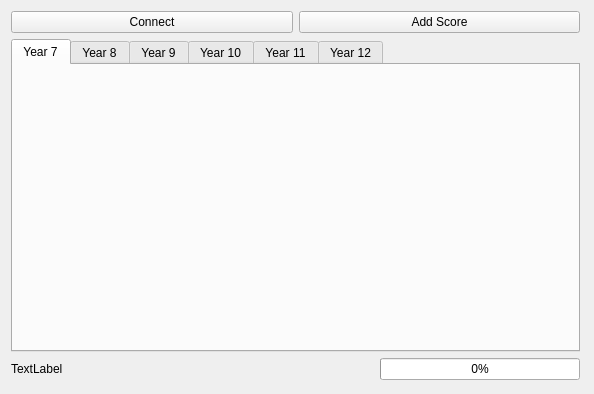
<?xml version="1.0" encoding="UTF-8"?>
<ui version="4.0">
 <class>MainWindow</class>
 <widget class="QWidget" name="MainWindow">
  <property name="geometry">
   <rect>
    <x>0</x>
    <y>0</y>
    <width>594</width>
    <height>394</height>
   </rect>
  </property>
  <property name="windowTitle">
   <string>Sports Scoring System - Client</string>
  </property>
  <widget class="QWidget" name="verticalLayoutWidget">
   <property name="geometry">
    <rect>
     <x>0</x>
     <y>0</y>
     <width>591</width>
     <height>391</height>
    </rect>
   </property>
   <layout class="QVBoxLayout" name="verticalLayout">
    <property name="sizeConstraint">
     <enum>QLayout::SetDefaultConstraint</enum>
    </property>
    <item>
     <layout class="QHBoxLayout" name="horizontalLayout">
      <item>
       <widget class="QPushButton" name="btnConnect">
        <property name="text">
         <string>Connect</string>
        </property>
       </widget>
      </item>
      <item>
       <widget class="QPushButton" name="btnAddScore">
        <property name="text">
         <string>Add Score</string>
        </property>
       </widget>
      </item>
     </layout>
    </item>
    <item>
     <widget class="QTabWidget" name="tabWidget">
      <property name="sizeIncrement">
       <size>
        <width>3000</width>
        <height>3000</height>
       </size>
      </property>
      <property name="tabShape">
       <enum>QTabWidget::Rounded</enum>
      </property>
      <property name="currentIndex">
       <number>0</number>
      </property>
      <widget class="QWidget" name="tab">
       <attribute name="title">
        <string>Year 7</string>
       </attribute>
      </widget>
      <widget class="QWidget" name="tab_2">
       <attribute name="title">
        <string>Year 8</string>
       </attribute>
      </widget>
      <widget class="QWidget" name="tab_3">
       <attribute name="title">
        <string>Year 9</string>
       </attribute>
      </widget>
      <widget class="QWidget" name="tab_4">
       <attribute name="title">
        <string>Year 10</string>
       </attribute>
      </widget>
      <widget class="QWidget" name="tab_5">
       <attribute name="title">
        <string>Year 11</string>
       </attribute>
      </widget>
      <widget class="QWidget" name="tab_6">
       <attribute name="title">
        <string>Year 12</string>
       </attribute>
      </widget>
     </widget>
    </item>
    <item>
     <layout class="QHBoxLayout" name="horizontalLayout_2">
      <item>
       <widget class="QLabel" name="lblStatus">
        <property name="sizePolicy">
         <sizepolicy hsizetype="Expanding" vsizetype="Fixed">
          <horstretch>0</horstretch>
          <verstretch>0</verstretch>
         </sizepolicy>
        </property>
        <property name="text">
         <string>TextLabel</string>
        </property>
       </widget>
      </item>
      <item>
       <widget class="QProgressBar" name="progressBar">
        <property name="sizePolicy">
         <sizepolicy hsizetype="MinimumExpanding" vsizetype="Fixed">
          <horstretch>0</horstretch>
          <verstretch>0</verstretch>
         </sizepolicy>
        </property>
        <property name="maximumSize">
         <size>
          <width>200</width>
          <height>16777215</height>
         </size>
        </property>
        <property name="value">
         <number>0</number>
        </property>
       </widget>
      </item>
     </layout>
    </item>
   </layout>
  </widget>
 </widget>
 <layoutdefault spacing="6" margin="11"/>
 <resources/>
 <connections>
  <connection>
   <sender>btnConnect</sender>
   <signal>clicked()</signal>
   <receiver>MainWindow</receiver>
   <slot>btnConnect_clicked()</slot>
   <hints>
    <hint type="sourcelabel">
     <x>147</x>
     <y>16</y>
    </hint>
    <hint type="destinationlabel">
     <x>297</x>
     <y>197</y>
    </hint>
   </hints>
  </connection>
  <connection>
   <sender>btnAddScore</sender>
   <signal>clicked()</signal>
   <receiver>MainWindow</receiver>
   <slot>btnAddScore_clicked()</slot>
   <hints>
    <hint type="sourcelabel">
     <x>443</x>
     <y>16</y>
    </hint>
    <hint type="destinationlabel">
     <x>296</x>
     <y>196</y>
    </hint>
   </hints>
  </connection>
 </connections>
 <slots>
  <slot>btnConnect_clicked()</slot>
  <slot>btnAddScore_clicked()</slot>
 </slots>
</ui>
